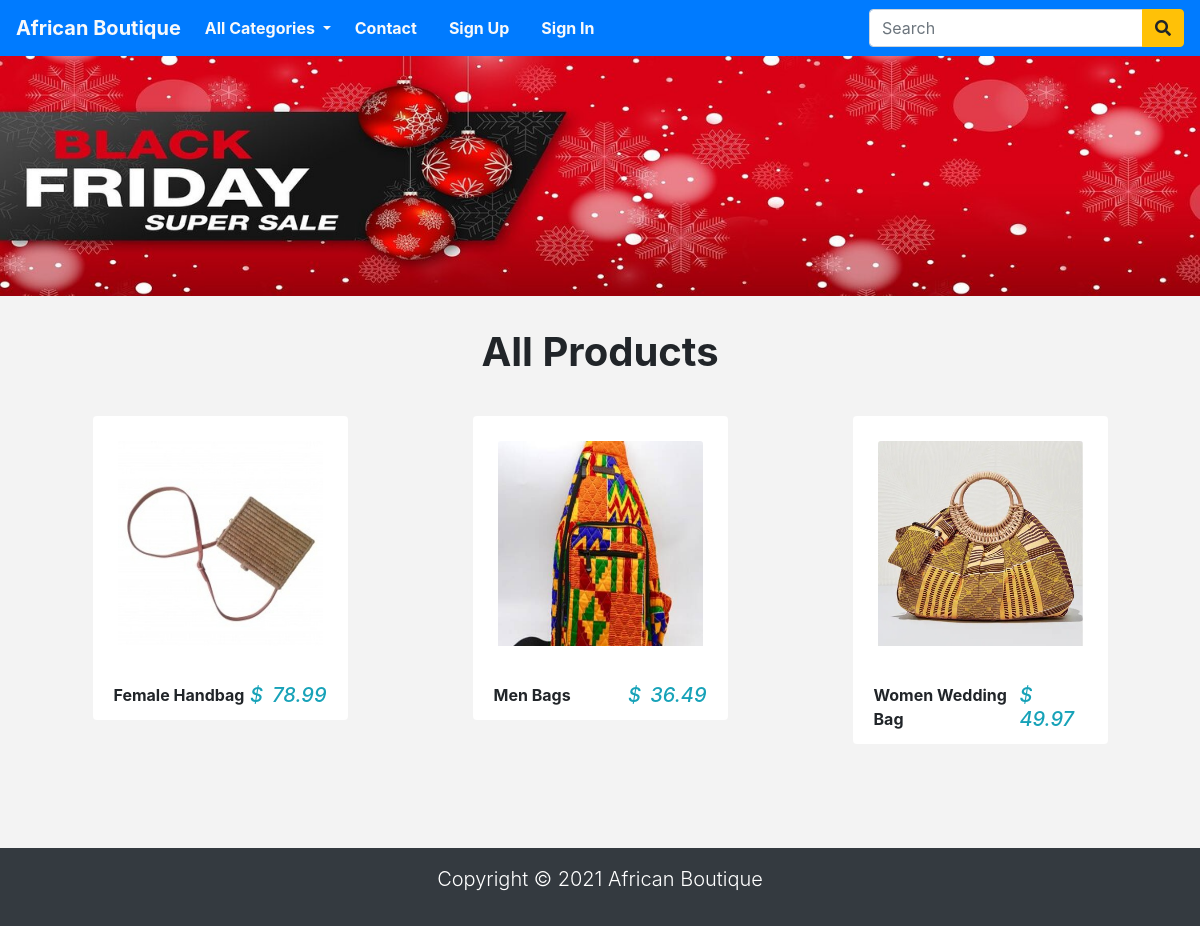
Page /category/handbags on the committed database.
### store/models.py (models this page shows, shortened)
class Product(models.Model):
    name = models.CharField(max_length=250, unique=True)
    slug = models.SlugField(max_length=250, unique=True)
    description = models.TextField(blank=True)
    category = models.ForeignKey(Category, on_delete=models.CASCADE)
    price = models.DecimalField(max_digits=10, decimal_places=2)
    image = models.ImageField(upload_to='product', blank=True)
    stock = models.IntegerField()
    available = models.BooleanField(default=True)
    created = models.DateTimeField(auto_now_add=True)
    updated = models.DateTimeField(auto_now=True)
    class Meta:
        ordering = ('name',)
        verbose_name = 'product'
        verbose_name_plural = 'products'
    def get_url(self):
        return reverse('product_detail', args=[self.category.slug, self.slug])

### store/views.py (the view)
# urls.py: 2. Add a URL to urlpatterns:  path('', views.home, name='home')
def home(request, category_slug=None):
    category_page = None
    products_list = None
    if category_slug != None:
        category_page = get_object_or_404(Category, slug=category_slug)
        products_list = Product.objects.filter(category=category_page, available=True)
    else:
        products_list = Product.objects.all().filter(available=True)
    paginator = Paginator(products_list, 4)
    try:
        page = int(request.GET.get('page', '1'))
    except:
        page = 1
    try:
        products = paginator.page(page)
    except(EmptyPage, InvalidPage):
        products = paginator.page(paginator.num_pages)
    return render(request, 'home.html', {'category': category_page, 'products': products})

### store/context_processors.py (called while the page is built)
def counter(request):
    item_count = 0
    if 'admin' in request.path:
        return {}
    else:
        try:
            cart=Cart.objects.filter(cart_id=_cart_id(request))
            cart_items = CartItem.objects.all().filter(cart=cart[:1])
            for cart_item in cart_items:
                item_count += cart_item.quantity
        except Cart.DoesNotExist:
            item_count = 0
    return dict(item_count=item_count)

def menu_links(request):
    links = Category.objects.all()
    return dict(links=links)

### store/models.py (called while the page is built)
    def get_url(self):
        return reverse('products_by_category', args=[self.slug])

### store/views.py (called while the page is built)
def _cart_id(request):
    cart = request.session.session_key
    if not cart:
        cart = request.session.create()
    return cart

### store/templates/home.html (shortened to what this page needs)
{% extends 'base.html' %}
{% load static %}
{% block content %}
    <div class="container-fluid">
        <div class="row">
            <img style="width: 100%" src="{% static 'img/banner.jpg' %}" alt="">
        </div>
    </div>
    <div class="py-4">
        <div class="container">
            <div class="row">
                <div class="col-10 mx-auto my-2 text-center">
                    <h1 class="text-captitalze font-weight-bold">
                        All Products
                    </h1>
                </div>
            </div>
        </div>
    </div>
    <div class="container">
        <div class="row">
            {% for product in products %}
            <div class="col-9 mx-auto col-md-6 col-lg-3">
                <div class="card mb-4" style="border-color: transparent;">
                    <div class="p-4">
                        <a href="{{product.get_url}}">
                            <img src="{{product.image.url}}" class="card-img-top" alt="{{product.name}}">
                        </a>
                    </div>
                    <div class="card-footer d-flex justify-content-between" style="background: transparent; border-color: transparent;">
                        <p class="font-weight-bold mb-0">{{product.name}}
                        </p>
                        <h5 class="text-info font-italic mb-0">
                            <span class="mr-1">$</span> {{product.price}}
                        </h5>
                    </div>
                </div>
            </div>
            {% endfor %}
        </div>
        <br>
    </div>
{% endblock %}

### store/static/css/base.css (style rules this page uses)
body { background: #f3f3f3; }

### rows in the picture
Product: image (picture), name "Female Handbag", price "78.99"
Product: image (picture), name "Men Bags", price "36.49"
Product: image (picture), name "Women Wedding Bag", price "49.97"
